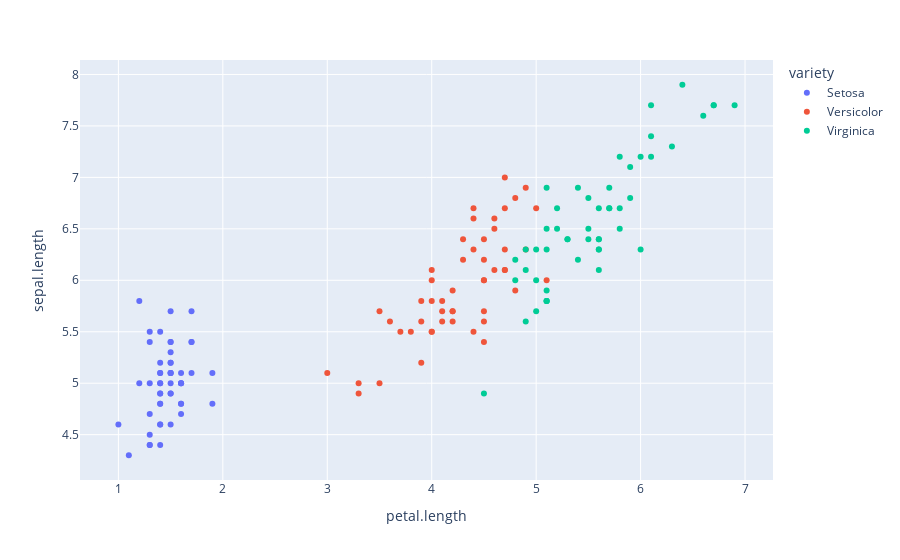

Notebook code for this chart:
### Code cell
figs[2].show()

### Figure 1 — Plotly figure (JSON) as saved in the notebook; plotly's stock layout.template omitted (floating-point values rounded to 4 significant figures)
{"data": [{"hovertemplate": "variety=Setosa<br>petal.length=%{x}<br>sepal.length=%{y}<extra></extra>", "legendgroup": "Setosa", "marker": {"color": "#636efa", "symbol": "circle"}, "mode": "markers", "name": "Setosa", "orientation": "v", "showlegend": true, "type": "scatter", "x": [1.4, 1.4, 1.3, 1.5, 1.4, 1.7, 1.4, 1.5, 1.4, 1.5, 1.5, 1.6, 1.4, 1.1, 1.2, 1.5, 1.3, 1.4, 1.7, 1.5, 1.7, 1.5, 1, 1.7, 1.9, 1.6, 1.6, 1.5, 1.4, 1.6, 1.6, 1.5, 1.5, 1.4, 1.5, 1.2, 1.3, 1.4, 1.3, 1.5, 1.3, 1.3, 1.3, 1.6, 1.9, 1.4, 1.6, 1.4, 1.5, 1.4], "xaxis": "x", "y": [5.1, 4.9, 4.7, 4.6, 5, 5.4, 4.6, 5, 4.4, 4.9, 5.4, 4.8, 4.8, 4.3, 5.8, 5.7, 5.4, 5.1, 5.7, 5.1, 5.4, 5.1, 4.6, 5.1, 4.8, 5, 5, 5.2, 5.2, 4.7, 4.8, 5.4, 5.2, 5.5, 4.9, 5, 5.5, 4.9, 4.4, 5.1, 5, 4.5, 4.4, 5, 5.1, 4.8, 5.1, 4.6, 5.3, 5], "yaxis": "y"}, {"hovertemplate": "variety=Versicolor<br>petal.length=%{x}<br>sepal.length=%{y}<extra></extra>", "legendgroup": "Versicolor", "marker": {"color": "#EF553B", "symbol": "circle"}, "mode": "markers", "name": "Versicolor", "orientation": "v", "showlegend": true, "type": "scatter", "x": [4.7, 4.5, 4.9, 4, 4.6, 4.5, 4.7, 3.3, 4.6, 3.9, 3.5, 4.2, 4, 4.7, 3.6, 4.4, 4.5, 4.1, 4.5, 3.9, 4.8, 4, 4.9, 4.7, 4.3, 4.4, 4.8, 5, 4.5, 3.5, 3.8, 3.7, 3.9, 5.1, 4.5, 4.5, 4.7, 4.4, 4.1, 4, 4.4, 4.6, 4, 3.3, 4.2, 4.2, 4.2, 4.3, 3, 4.1], "xaxis": "x", "y": [7, 6.4, 6.9, 5.5, 6.5, 5.7, 6.3, 4.9, 6.6, 5.2, 5, 5.9, 6, 6.1, 5.6, 6.7, 5.6, 5.8, 6.2, 5.6, 5.9, 6.1, 6.3, 6.1, 6.4, 6.6, 6.8, 6.7, 6, 5.7, 5.5, 5.5, 5.8, 6, 5.4, 6, 6.7, 6.3, 5.6, 5.5, 5.5, 6.1, 5.8, 5, 5.6, 5.7, 5.7, 6.2, 5.1, 5.7], "yaxis": "y"}, {"hovertemplate": "variety=Virginica<br>petal.length=%{x}<br>sepal.length=%{y}<extra></extra>", "legendgroup": "Virginica", "marker": {"color": "#00cc96", "symbol": "circle"}, "mode": "markers", "name": "Virginica", "orientation": "v", "showlegend": true, "type": "scatter", "x": [6, 5.1, 5.9, 5.6, 5.8, 6.6, 4.5, 6.3, 5.8, 6.1, 5.1, 5.3, 5.5, 5, 5.1, 5.3, 5.5, 6.7, 6.9, 5, 5.7, 4.9, 6.7, 4.9, 5.7, 6, 4.8, 4.9, 5.6, 5.8, 6.1, 6.4, 5.6, 5.1, 5.6, 6.1, 5.6, 5.5, 4.8, 5.4, 5.6, 5.1, 5.1, 5.9, 5.7, 5.2, 5, 5.2, 5.4, 5.1], "xaxis": "x", "y": [6.3, 5.8, 7.1, 6.3, 6.5, 7.6, 4.9, 7.3, 6.7, 7.2, 6.5, 6.4, 6.8, 5.7, 5.8, 6.4, 6.5, 7.7, 7.7, 6, 6.9, 5.6, 7.7, 6.3, 6.7, 7.2, 6.2, 6.1, 6.4, 7.2, 7.4, 7.9, 6.4, 6.3, 6.1, 7.7, 6.3, 6.4, 6, 6.9, 6.7, 6.9, 5.8, 6.8, 6.7, 6.7, 6.3, 6.5, 6.2, 5.9], "yaxis": "y"}], "layout": {"legend": {"title": {"text": "variety"}, "tracegroupgap": 0}, "margin": {"t": 60}, "xaxis": {"anchor": "y", "domain": [0, 1], "title": {"text": "petal.length"}}, "yaxis": {"anchor": "x", "domain": [0, 1], "title": {"text": "sepal.length"}}}}
